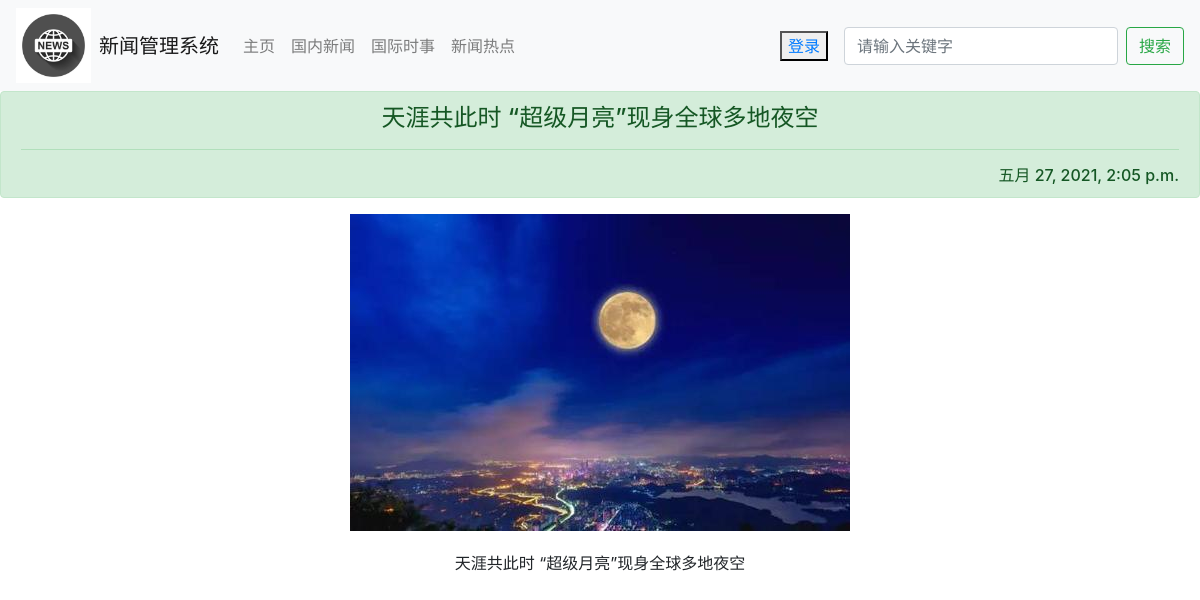
The app's page /news/detail/1 with its own data.
### news/models.py (models this page shows, shortened)
class News(models.Model):
    title = models.CharField(max_length=100, verbose_name='标题')
    slug = models.SlugField(unique_for_year='publish_data', verbose_name='描述')
    author = models.ForeignKey(MyUser, verbose_name='作者', on_delete=models.CASCADE)
    content = UEditorField(u'内容', height=400, width=600, default='', imagePath="upload/",
                           toolbars='mini', filePath='upload/', blank=True)
    status = models.CharField(max_length=2, verbose_name='状态')
    tags = models.ManyToManyField(Tag, blank=True)
    publish_data = models.DateTimeField(default=datetime.datetime.now(), verbose_name='发布日期')
    expiration_data = models.DateTimeField(blank=True, null=True, verbose_name='有效日期')
    is_active = models.BooleanField(default=True, blank=True, verbose_name='是否热门')
    pic = models.ImageField(upload_to='static/uploads', verbose_name='图片')
    class Meta:
        verbose_name = '新闻文章'
        verbose_name_plural = verbose_name

### news/views.py (the view)
# urls.py: path('detail/<int:new_id>', views.detail, name='detail'),
def detail(request, new_id):
    new = News.objects.filter(id=new_id)
    if  request.user.is_authenticated:
        i = request.user
        a = i.id
        id = MyUser.objects.get(id=a)
        history.objects.update_or_create(new=News.objects.get(id=new_id),user=id)
        return render(request, 'panorama.html', {"new": new})
    return render(request, 'panorama.html', {"new": new})

### templates/panorama.html (shortened to what this page needs)
{% extends 'navicate.html' %}
{% load static %}
{% block contentOther %}
    <div>
        {% for foo in new %}
            <div class="alert alert-success" role="alert">
                <h4 class="alert-heading" align="center">{{ foo.title }}</h4>
                <hr>
                <h6 class="mb-0" align="right">{{ foo.publish_data }}</h6>
            </div>
            <div class="" align="center">
                <img src="/{{ MEDIA_URL }}{{ foo.pic }}" class="img-fluid" alt="{{ foo.title }}">
            </div>
            <div class="">
                <div class="card-body" align="center">
                    {{ foo.content|safe }}
                </div>
            </div>
        {% endfor %}
    </div>
{% endblock %}

### records on screen
News: title "天涯共此时 “超级月亮”现身全球多地夜空", publish_data "五月 27, 2021, 2:05 p.m.", pic (picture), content "天涯共此时 “超级月亮”现身全球多地夜空"
